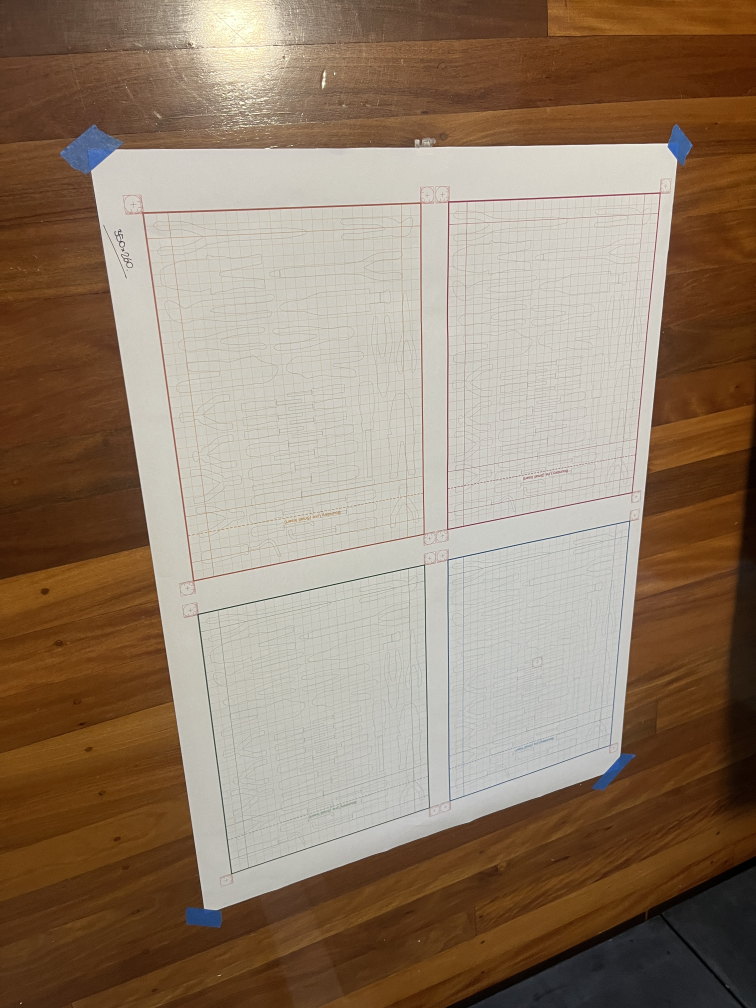
#> input picture data/inputs/colour_benchmark/ceilinglight__badangle__flat__01.JPG, 3024 x 4032 px (shown at 1/4 size)
$ python -i clean_scan.py   (imports and definitions only)   (older library calls are emulated)
#> lines starting #> are read from the running program, lines starting #| are printed output that depends on the picture; after the words box and inside, x2 and y2 are one past the last pixel; in counts of white or black regions, pixels touching at a corner belong together
#> further down, picture is the input picture: shape (4032, 3024, 3); mean B, G, R 106, 125.8, 145.7
### src/armourcore_cds/phase2/pencil_enhance_v2.py
"""Phase 2 pencil-enhancement methods (v2 - expanded toolkit).

Multiple approaches so the lab can pick whichever works best for the
BLUE_PENCIL_FLAT_01 case.

Methods (all take + return BGR for pipeline compatibility):
  * black_hat_tophat
  * sauvola_adaptive
  * frangi_ridges            (best for line/stroke structures)
  * multi_scale_tophat
  * niblack_adaptive
  * gamma_then_clahe
  * combined_frangi_sauvola  (frangi-enhanced then sauvola-threshold)
"""
from __future__ import annotations

import cv2
import numpy as np

try:
    from skimage.filters import frangi as _sk_frangi, sauvola as _sk_sauvola
    _HAS_SKIMAGE = True
except ImportError:
    _HAS_SKIMAGE = False


# [22 lines left out: functions _to_bgr_dark_on_white, black_hat_tophat, not called in this run]


def sauvola_adaptive(image_bgr: np.ndarray,
                    window_size: int = 25,
                    k: float = 0.15) -> np.ndarray:
    """Sauvola adaptive threshold.  Returns BGR (dark ink, white paper)."""
    gray = cv2.cvtColor(image_bgr, cv2.COLOR_BGR2GRAY).astype(np.float32)
    ksize = (window_size, window_size)
    mean = cv2.boxFilter(gray, ddepth=cv2.CV_32F, ksize=ksize)
    sq_mean = cv2.boxFilter(gray * gray, ddepth=cv2.CV_32F, ksize=ksize)
    var = np.maximum(sq_mean - mean * mean, 0.0)
    std = np.sqrt(var)
    T = mean * (1 + k * (std / 128.0 - 1))
    binary = (gray < T).astype(np.uint8) * 255   # ink = 255
    out = np.full(image_bgr.shape, 255, dtype=np.uint8)
    out[binary > 0] = (40, 40, 40)
    return out


# [70 lines left out: functions niblack_adaptive, frangi_ridges, multi_scale_tophat, gamma_then_clahe, combined_frangi_sauvola, not called in this run]

### src/armourcore_cds/phase2/clean_scan.py
"""Simplified Phase 2 cleaner for scanned controlled-input sheets.

Why a new module?
=================
The production pipeline (v14 adaptive + grid_strip + line_strip +
dark_border + aggressive variants) was built to survive PHONE PHOTOS
with coloured lighting cast, dark camera vignettes, and lens
distortion.  None of that applies to a scanner.

For scan inputs we have:
* Pure-white paper background
* Known template colours (cyan border, peach/orange grid, red markers,
  optionally orange dots)
* Tool ink that is BLACK/DARK-GRAY and ACHROMATIC

So we can clean by colour alone in a single HSV pass:
  * cyan band -> erase to white
  * orange/peach band -> erase to white
  * red band -> erase to white
  * what remains: the achromatic tool ink + (sometimes) faint pencil

This module replaces ALL of v14_adaptive + grid_strip_all + line_strip
+ grid_strip_aggressive + strip_dark_border for the scan workflow.
No Hough, no CLAHE, no per-route logic.  ~0.3s instead of ~5s.

Two passes
==========
  ``clean_scan_pen`` - direct colour strip, leaves any dark pixel intact
  ``clean_scan_pencil`` - colour strip THEN Sauvola adaptive binarise
                          (the only enhancement needed for faint pencil)
"""
from __future__ import annotations

import cv2
import numpy as np

from armourcore_cds.phase2.pencil_enhance_v2 import sauvola_adaptive


def _template_colour_mask(image_bgr: np.ndarray,
                         strip_blue_notes: bool = False) -> np.ndarray:
    """Union mask of TEMPLATE-PRINTED colours only.

    Catches:
      * cyan border (~#00CAEC) - tight hue band, high sat required
      * peach grid (~#FFEBCC, low-sat warm)
      * orange grid (~#FFC466) / orange dots (~#FF9C00) - chromatic only
      * red markers (~#FF0033)

    Does NOT touch black/dark pen ink.  Saturation thresholds tuned so
    scanner anti-aliasing edges of black strokes (which carry slight
    hue) stay out of the mask.

    ``strip_blue_notes`` flag is kept for API back-compat but is
    OFF by default and the underlying mask call is gated separately
    in the CLI (pen_dense route only).
    """
#> called with strip_blue_notes = False
    hsv = cv2.cvtColor(image_bgr, cv2.COLOR_BGR2HSV)
#> hsv: shape (4032, 3024, 3); mean H, S, V 22.6, 99.9, 146.3
    H, S, V = cv2.split(hsv)

    # CYAN BORDER: very tight band + high saturation requirement so
    # scanner-edge-tinted black pen never lands in here.
    cyan = ((H >= 82) & (H <= 96) & (S >= 100) & (V >= 100))
#> cyan: shape (4032, 3024) bool; every value is 0

    # WARM family (peach, orange, dots) - chromatic only, high value.
    warm = ((H >= 0) & (H <= 30) & (S >= 50) & (V >= 130))
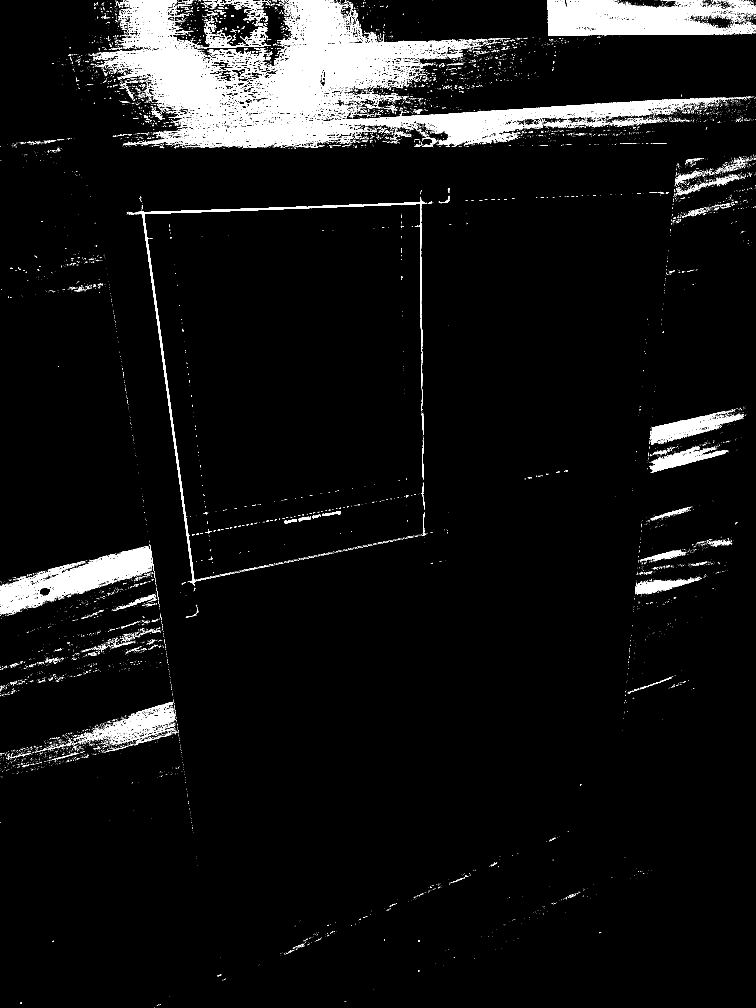
#> warm: shape (4032, 3024) bool (shown at 1/4 size); 5.2% white; 16663 white regions (15693 under 20 px), largest, box (x1, y1, x2, y2) and area: (388, 0, 2876, 592) 339927, (2190, 0, 2932, 144) 67321, (0, 2187, 608, 2456) 44986

    # RED markers - strong sat + high value
    red = (((H <= 10) | (H >= 170)) & (S >= 120) & (V >= 80))
#> red: shape (4032, 3024) bool; 0.24% white; 1610 white regions (1445 under 20 px), largest, box (x1, y1, x2, y2) and area: (284, 432, 426, 548) 6824, (2669, 891, 2728, 1059) 2408, (2649, 1165, 2672, 1280) 949

    mask = cyan | warm | red

    if strip_blue_notes:
        mask = mask | _blue_notes_mask(hsv)

    return mask.astype(np.uint8) * 255


# [33 lines left out: functions _blue_notes_mask, strip_blue_notes, not called in this run]


def clean_scan_pen(image_bgr: np.ndarray,
                  protect_dark_below: int = 140) -> np.ndarray:
    """Erase template colours, leaving pen ink intact.

    ``protect_dark_below``: gray below this is treated as TOOL INK
    regardless of any colour match.  Raised from 90 to 140 so scanner
    anti-aliasing edges of black pen strokes (gray 90-130, sometimes
    blue-tinted) stay protected and the strokes remain continuous.
    Pen ink under any scanner reads gray < ~80, well below this floor.
    """
    gray = cv2.cvtColor(image_bgr, cv2.COLOR_BGR2GRAY)
    template_mask = _template_colour_mask(image_bgr)
    protect = gray <= protect_dark_below
#> protect: shape (4032, 3024) bool; 50.8% white; 5982 black regions (5521 under 20 px), largest, box (x1, y1, x2, y2) and area: (363, 550, 2710, 3641) 3697639, (1792, 774, 2640, 2115) 980986, (794, 2262, 1716, 3493) 862975
    kill = (template_mask > 0) & (~protect)
#> kill: shape (4032, 3024) bool; 2.8% white; 7863 white regions (7152 under 20 px), largest, box (x1, y1, x2, y2) and area: (429, 0, 1631, 587) 236926, (514, 842, 789, 2321) 7543, (1751, 437, 2085, 515) 5913

    out = image_bgr.copy()
    out[kill] = (255, 255, 255)
    return out


def clean_scan_pencil(image_bgr: np.ndarray,
                     sauvola_window: int = 25,
                     sauvola_k: float = 0.15,
                     post_dilate_px: int = 1,
                     contrast_boost: bool = False) -> np.ndarray:
    """Erase template colours then Sauvola-binarise to darken pencil.

    ``contrast_boost`` (default True): before Sauvola, apply a CLAHE
    luminance boost so faint pencil strokes become more separable
    from paper.  Helps V3-style scans where pencil came out very light.

    ``post_dilate_px`` (default 1): after Sauvola, dilate ink pixels by
    1px to bridge sub-stroke skip-marks so faint outlines become
    continuous closed loops for Phase 3.
    """
    # 1) erase template colours
    stripped = clean_scan_pen(image_bgr, protect_dark_below=110)

    # 2) contrast boost via CLAHE on the L channel - makes faint pencil
    # stand out more before binarisation
    if contrast_boost:
        lab = cv2.cvtColor(stripped, cv2.COLOR_BGR2LAB)
        L, a, b = cv2.split(lab)
        clahe = cv2.createCLAHE(clipLimit=3.0, tileGridSize=(12, 12))
        L = clahe.apply(L)
        stripped = cv2.cvtColor(cv2.merge([L, a, b]), cv2.COLOR_LAB2BGR)

    # 3) Sauvola adaptive binarise
    binary_bgr = sauvola_adaptive(stripped, window_size=sauvola_window,
                                 k=sauvola_k)
#> in sauvola_adaptive, `sq_mean = cv2.boxFilter(gray * gray, ddepth=cv2.CV_32F, ksize=ksize)`:
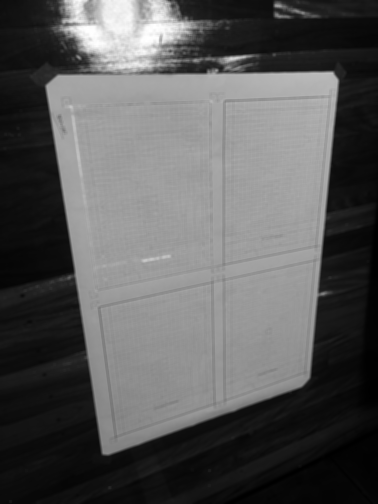
#> sq_mean: shape (4032, 3024) float32 (shown at 1/8 size); min 0.894, max 65025, mean 22723.9; drawn with min black and max white
#> in sauvola_adaptive, `T = mean * (1 + k * (std / 128.0 - 1))`:
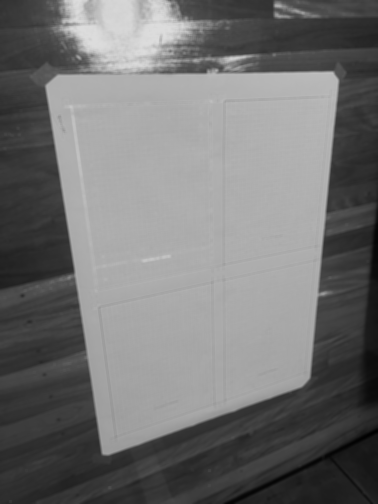
#> T: shape (4032, 3024) float32 (shown at 1/8 size); min 0.55, max 220.9, mean 115
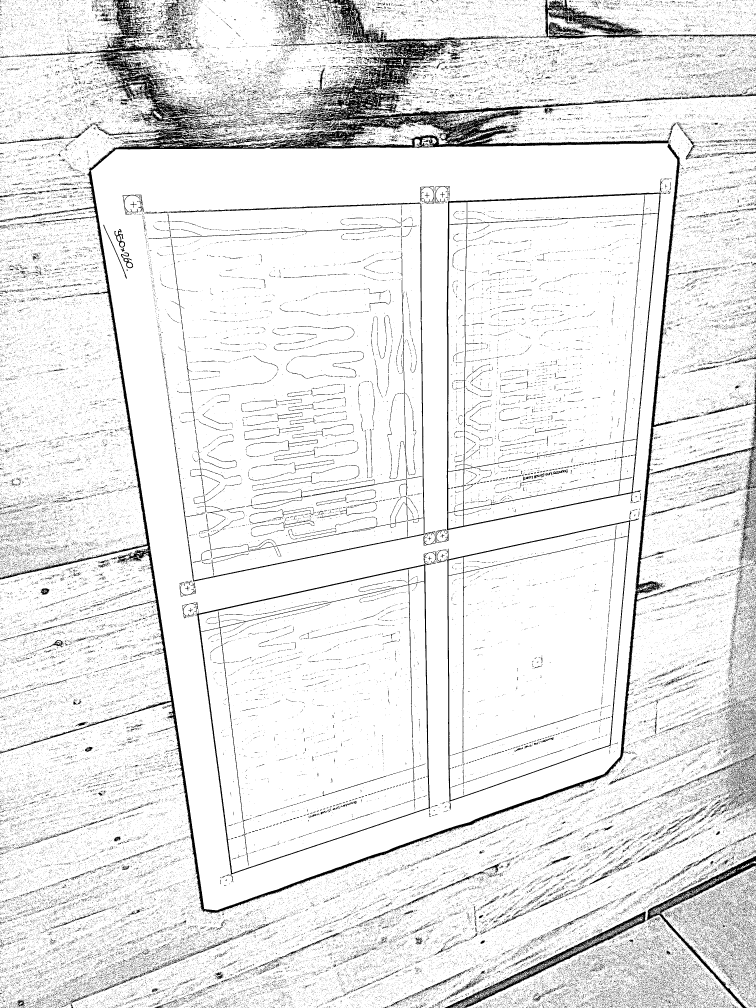
#> binary_bgr: shape (4032, 3024, 3) (shown at 1/4 size); values 40 (black) and 255 (white), 91% white; 154285 black regions (150354 under 20 px), largest, box (x1, y1, x2, y2) and area: (0, 0, 3024, 3656) 314639, (1745, 770, 2644, 2172) 31621, (2162, 0, 3024, 159) 23279

    # 4) Small dilation: bridge skip-marks between adjacent dark pixels
    if post_dilate_px > 0:
        gray = cv2.cvtColor(binary_bgr, cv2.COLOR_BGR2GRAY)
        ink = (gray < 170).astype(np.uint8) * 255
        k = cv2.getStructuringElement(
            cv2.MORPH_ELLIPSE,
            (post_dilate_px * 2 + 1, post_dilate_px * 2 + 1))
        ink = cv2.dilate(ink, k)
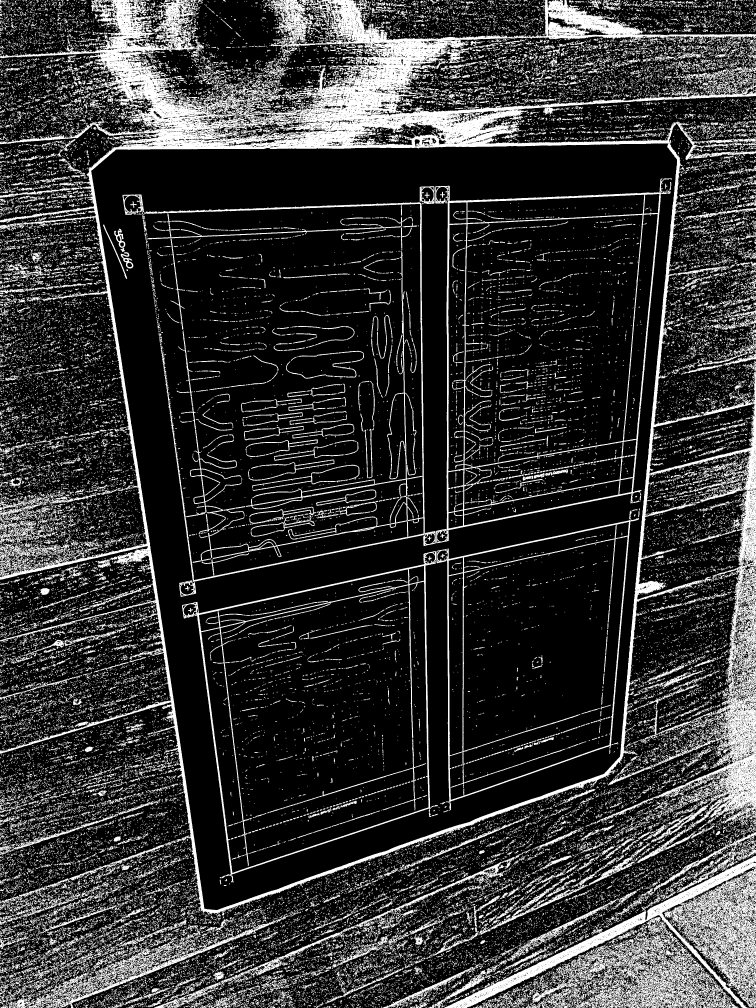
#> ink: shape (4032, 3024) (shown at 1/4 size); 20.4% white; 44201 white regions (33501 under 20 px), largest, box (x1, y1, x2, y2) and area: (0, 0, 3024, 3671) 772891, (1776, 3423, 3024, 4032) 218427, (1741, 713, 2687, 2173) 56174
        out = np.full(binary_bgr.shape, 255, dtype=np.uint8)
        out[ink > 0] = (40, 40, 40)
        return out
    return binary_bgr

>>> import cv2
>>> picture = cv2.imread('../../../data/inputs/colour_benchmark/ceilinglight__badangle__flat__01.JPG')
>>> result = clean_scan_pencil(picture)

$ run again, on data/inputs/colour_benchmark/ceilinglight__goodangle__flat__01.JPG
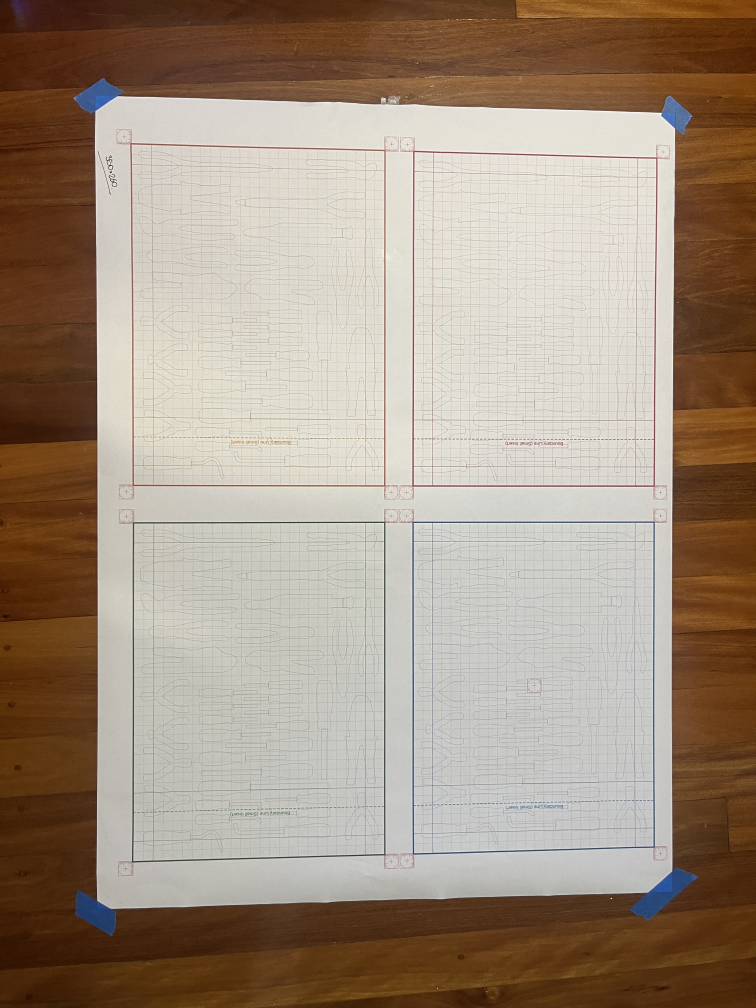
#> input picture data/inputs/colour_benchmark/ceilinglight__goodangle__flat__01.JPG, 3024 x 4032 px (shown at 1/4 size)
#> picture is the input picture: shape (4032, 3024, 3); mean B, G, R 129.2, 145.8, 162.3
#> hsv: shape (4032, 3024, 3); mean H, S, V 22.1, 83.7, 163
#> cyan: shape (4032, 3024) bool; every value is 0
#> in _template_colour_mask, `warm = ((H >= 0) & (H <= 30) & (S >= 50) & (V >= 130))`:
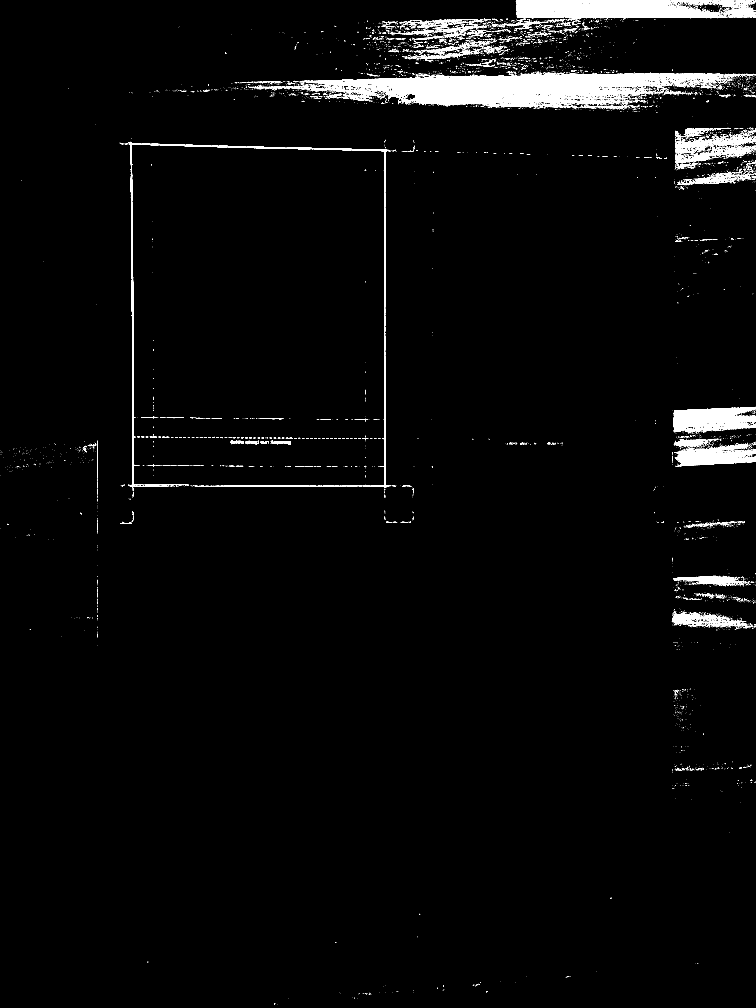
#> warm: shape (4032, 3024) bool (shown at 1/4 size); 2.5% white; 8700 white regions (8152 under 20 px), largest, box (x1, y1, x2, y2) and area: (1136, 291, 2887, 430) 111012, (2063, 0, 2875, 73) 46836, (2693, 1627, 3024, 1733) 20804
#> red: shape (4032, 3024) bool; 1.4% white; 2778 white regions (2556 under 20 px), largest, box (x1, y1, x2, y2) and area: (54, 112, 1218, 371) 109125, (314, 821, 383, 1167) 9429, (278, 1090, 352, 1264) 4524
#> mask: shape (4032, 3024) bool; 3.9% white; 11265 white regions (10523 under 20 px), largest, box (x1, y1, x2, y2) and area: (1136, 291, 2887, 430) 111013, (54, 112, 1218, 371) 109125, (2063, 0, 2875, 73) 46836
#> protect: shape (4032, 3024) bool; 40% white; 1621 white regions (1483 under 20 px), largest, box (x1, y1, x2, y2) and area: (0, 0, 3024, 4032) 4791910, (528, 2087, 1543, 3451) 21408, (1649, 603, 2630, 1947) 20092
#> kill: shape (4032, 3024) bool; 0.65% white; 4935 white regions (4528 under 20 px), largest, box (x1, y1, x2, y2) and area: (1418, 302, 2143, 362) 12936, (1684, 343, 2173, 421) 9990, (2177, 11, 2546, 71) 6035
#> binary: shape (4032, 3024); 8.2% white; 130560 white regions (126764 under 20 px), largest, box (x1, y1, x2, y2) and area: (0, 278, 3024, 3650) 230522, (525, 2035, 1593, 3452) 43311, (1638, 2035, 2669, 3442) 42202
#> in clean_scan_pencil, `ink = cv2.dilate(ink, k)`:
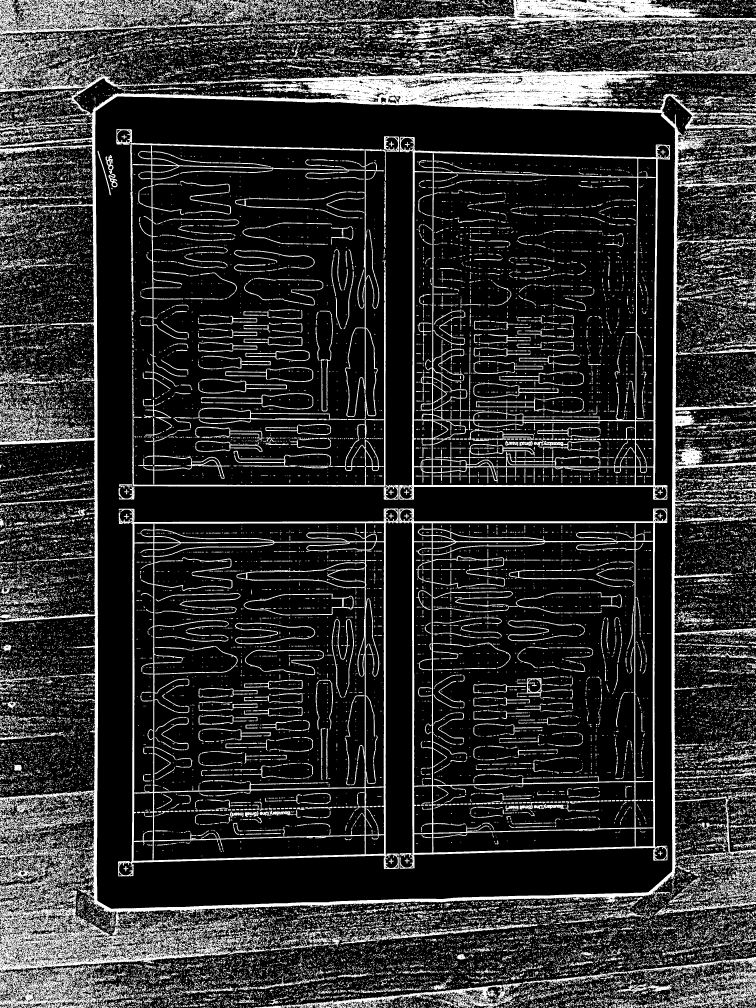
#> ink: shape (4032, 3024) (shown at 1/4 size); 18.6% white; 35381 white regions (26118 under 20 px), largest, box (x1, y1, x2, y2) and area: (0, 136, 3024, 3705) 427112, (0, 3372, 1072, 3917) 125766, (472, 2034, 1595, 3506) 97466
